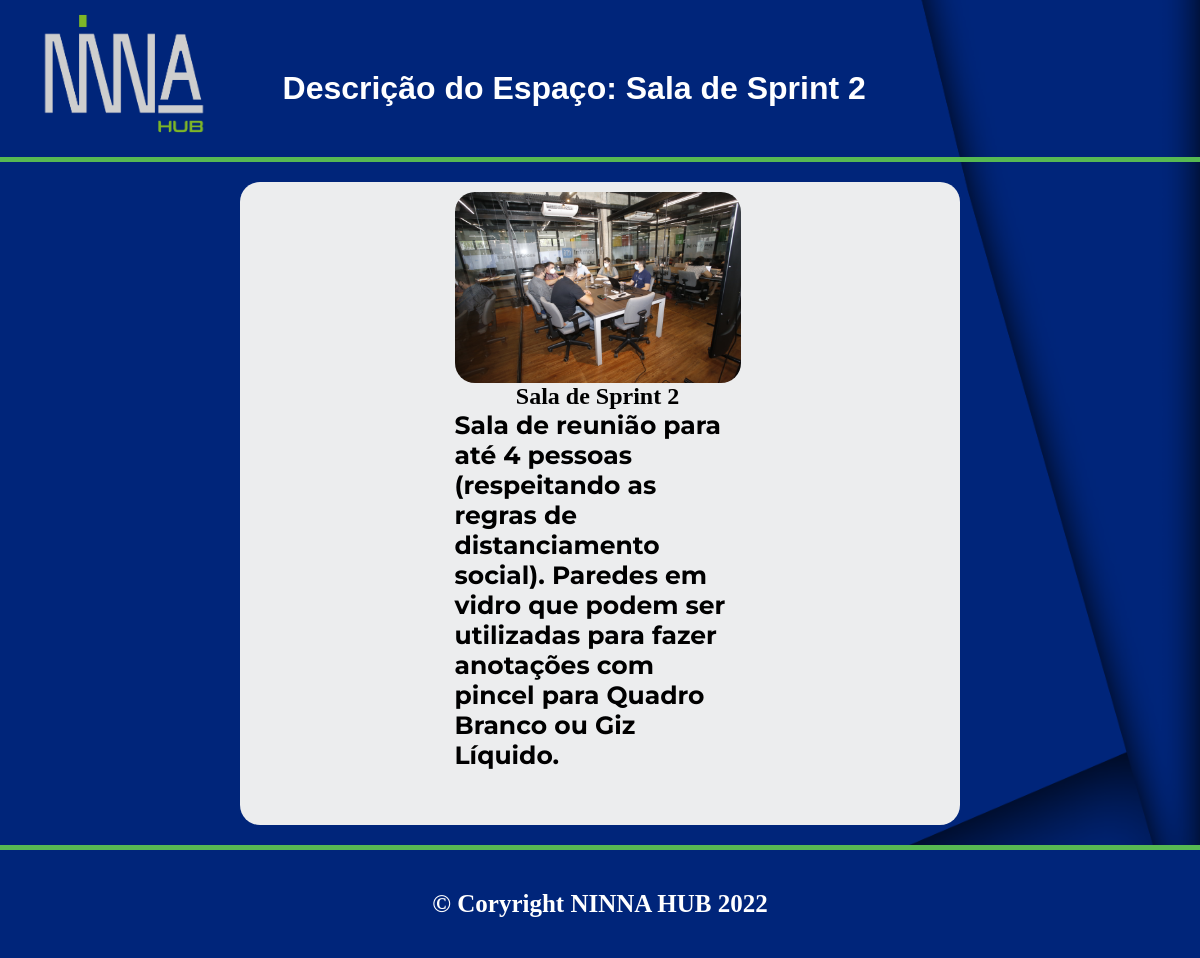
The page /5 on the database its author committed.
### registro/models.py (models this page shows, shortened)
class Espacos(models.Model):
    nome = models.CharField(max_length=30)
    descricao = models.TextField(max_length=1000)
    imagem1 = models.ImageField(upload_to='fotos/espacos/imagem1', blank=True)
    imagem2 = models.ImageField(upload_to='fotos/espacos/imagem2', blank=True)
    imagem3 = models.ImageField(upload_to='fotos/espacos/imagem3', blank=True)
    imagem4 = models.ImageField(upload_to='fotos/espacos/imagem4', blank=True)

### registro/views.py (the view)
# urls.py: path('<int:espaco_id>', views.descricao, name='descricao'),
def descricao(request, espaco_id):
    espaco = get_object_or_404(Espacos, pk=espaco_id)
    espacos_a_exibir = {
        'espaco' : espaco
    }
    return render(request, 'descricao.html', espacos_a_exibir)

### registro/templates/descricao.html (shortened to what this page needs)
{% extends 'base.html' %}
{% load static %}
{% block 'head' %}
  <link rel="stylesheet" href="{% static 'registro/css/home.css' %}" />
{% endblock %}
{% block 'body' %}
  <header>
    <img src="{% static 'registro/img/NINNA CINZA.png' %}" alt="" />
    <h1>Descrição do Espaço: {{ espaco.nome }}</h1>
  </header>
  <main>
    <div class="div-branca">
      <div class="mae-espacos">
        <div class="espacos">
            <img src="{{ espaco.imagem1.url }}" alt="">
            <h2>{{espaco.nome}}</h2>
            <p>{{ espaco.descricao }}</p>
        </div>
      </div>
  </div>
  </main>
  <footer>
    <p>&copy; Coryright NINNA HUB 2022</p>
  </footer>
{% endblock %}

### templates/static/registro/css/home.css (style rules this page uses)
* { margin: 0; padding: 0; }
body { background: url(../img/background.png) center center / cover; }
header { display: flex; justify-content: space-around; padding-bottom: 20px; border-bottom: 5px solid #57B952; }
header img { width: 15%; padding-top: 10px; }
header h1 { padding-top: 70px; padding-right: 300px; color: white; font-family: 'Oswald', sans-serif; font-weight: bold; }
.div-branca { background: #ECEDEE; width: 60%; margin: 0 auto; margin-top: 20px; margin-bottom: 20px; border-radius: 20px; padding-bottom: 10px; }
.mae-espacos { display: flex; flex-wrap: wrap; justify-content: space-around; padding-right: 5px; }
.espacos { display: flex; flex-wrap: wrap; width: 40%; justify-content: center; margin: 10px; margin-bottom: 30px; }
.espacos p { font-size: 25px; margin-bottom: 5px; font-weight: bold; padding-bottom: 10px; font-family: 'Montserrat', sans-serif; color: black; }
.espacos img { width: 100%; text-align: center; border-radius: 20px; }
footer { background: #00257A; border-top: 5px solid #57B952; color: white; padding: 40px; text-align: center; font-size: 25px; font-weight: bold; }

### rows shown on the page
Espacos: nome "Sala de Sprint 2", imagem1 (picture), descricao "Sala de reunião para até 4 pessoas (respeitando as regras de distanciamento social). Paredes em vidro que podem ser utilizadas para fazer anotações com pincel para Quadro Branco ou Giz Líquido."
